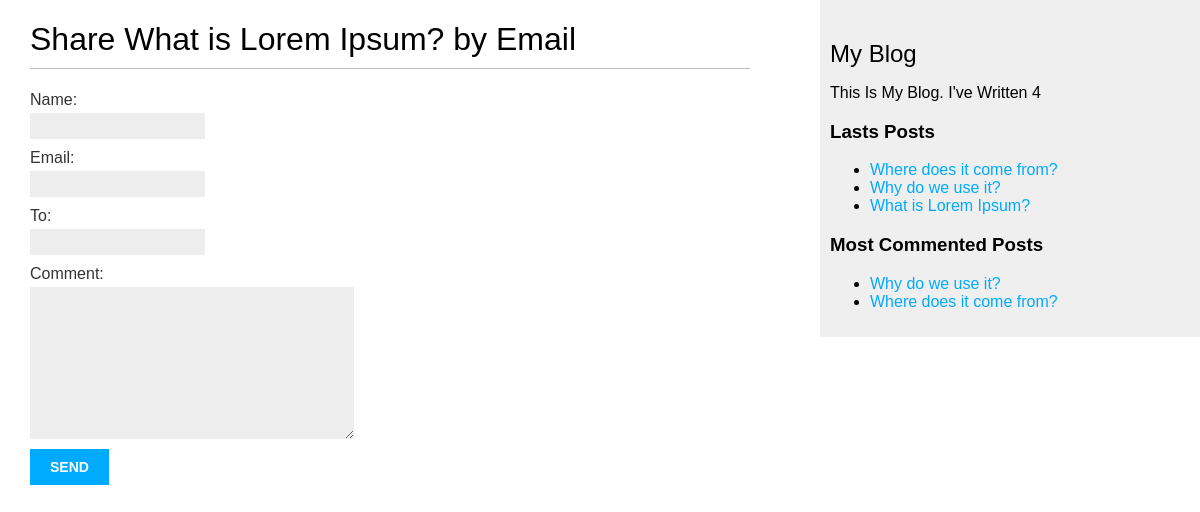
Before: /blog/2/share/ with the older database file.
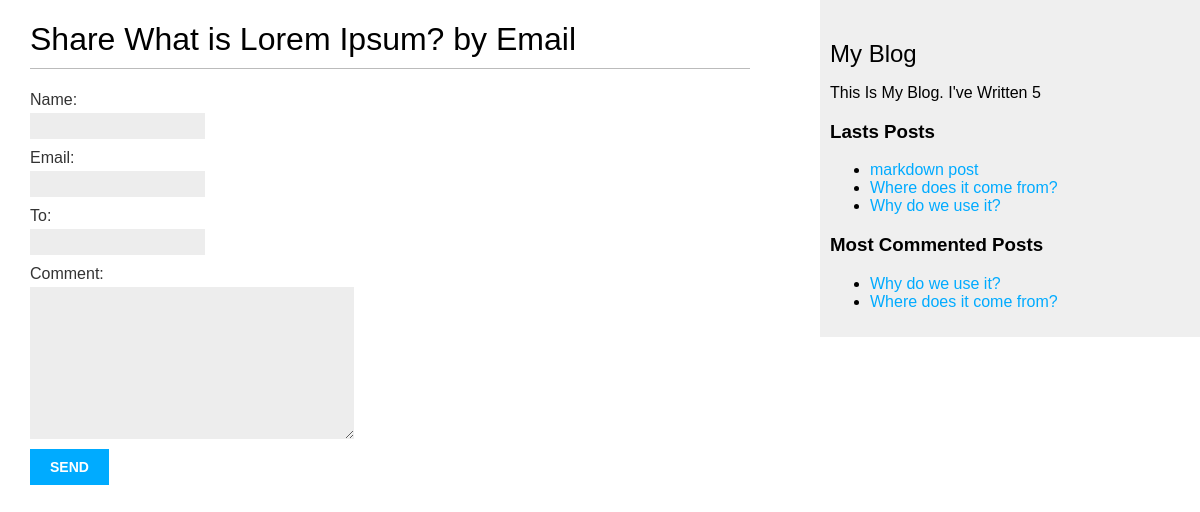
After: the same page with the newer database file.
### blog/models.py (models this page shows, shortened)
class Post(models.Model):
    class Status(models.TextChoices):
        DRAFT = 'DR' , 'Draft'
        PUBLISHED = 'PB' , 'Published'
    title = models.CharField(max_length=250)
    slug = models.SlugField(max_length=250,unique_for_date='publish')
    body = models.TextField()
    publish = models.DateTimeField(default=timezone.now)
    created = models.DateTimeField(auto_now_add=True)
    updated = models.DateTimeField(auto_now=True)
    status = models.CharField(max_length=2,choices=Status.choices,default=Status.DRAFT)
    author = models.ForeignKey(User,on_delete=models.CASCADE,related_name='blog_posts')
    tags = TaggableManager()
    class Meta:
        ordering = ['-publish']
        indexes = [
            models.Index(fields=['-publish']),
        ]
    def get_absolute_url(self):
        return reverse("blog:post_detail", args=[
            self.publish.year,
            self.publish.month,
            self.publish.day,
            self.slug,
        ])

### blog/views.py (the view)
# urls.py: path('<int:post_id>/share/',views.post_share,name='post_share'),
def post_share(request,post_id):
    post = get_object_or_404(Post,id=post_id,status=Post.Status.PUBLISHED)
    sent = False
    if request.method == 'POST':
        form = EmailPostForm(request.POST)
        if form.is_valid():
            cd = form.cleaned_data
            post_url = request.build_absolute_uri(post.get_absolute_url())
            subject = f"{cd['name']} recommendes you red {post.title}"
            message = f"read {post.title} at {post_url} \n {cd['name']}\'s comments : {cd['comment']}"
            send_mail(subject,message,'ammarbaha4@gmail.com',[cd['to']])
            sent = True
    else:
        form = EmailPostForm()
    return render(request,'blog/post/share.html',{'post':post,'form':form,'sent':sent})

### blog/forms.py
class EmailPostForm(forms.Form):
    name = forms.CharField(max_length=25)
    email = forms.EmailField()
    to = forms.EmailField()
    comment = forms.CharField(required=False,widget=forms.Textarea)

### blog/templatetags/blog_tags.py (called while the page is built)
@register.simple_tag
def total_posts():
    return Post.objects.count()

@register.inclusion_tag('blog/post/lastes_posts.html')
def show_lastes_posts(count=5):
    lastes_posts = Post.objects.order_by('-publish')[:count]
    return {'lastes_posts':lastes_posts}

@register.simple_tag
def get_most_commented_posts(count=5):
    return Post.objects.annotate(total_comments=Count('comments')).order_by('-total_comments')[:count]

### blog/templates/blog/post/share.html (shortened to what this page needs)
{% extends 'blog/base.html' %}
{% block content %}
  {% if sent %}
     <h1>E-mail Successfuly Sent</h1>
     <p> "{{post.title}}" was Successfuly sent to {{form.cleaned_data.to}}.</p>
  {% else %}
  <h1>Share {{post.title}} by Email</h1>
  <form method="POST">
    {{form.as_p}}
    <input value="send" type="submit">
  </form>
  {% endif %}
{% endblock %}

### blog/templates/blog/base.html (shortened to what this page needs)
{% load static %}
{% load blog_tags %}
<!DOCTYPE html>
<html lang="en">
<head>
    <link rel="stylesheet" href="{% static 'css/blog.css' %}">
</head>
<body>
    <div id="content">
        {% block content %}{% endblock %}
    </div>
    <div id="sidebar">
        <h2>My Blog</h2>
        <p>
            This Is My Blog.
            I've Written {% total_posts %}
        </p>
        <h3>Lasts Posts</h3>
         {% show_lastes_posts 3 %}
         {% get_most_commented_posts 2 as most_commented_posts %}
         <h3>Most Commented Posts</h3>
         <ul>
            {% for post in most_commented_posts %}
              <li>
                <a href="{{post.get_absolute_url}}">{{post.title}}</a>
              </li>
            {% endfor %}
         </ul>
    </div>
</body>
</html>

### blog/templates/blog/post/lastes_posts.html
<ul>
    {% for post in lastes_posts %}
        <li><a href="{{post.get_absolute_url}}">{{post.title}}</a></li>
    {% endfor %}
</ul>

Changed rows visible on the page:
no longer on one of the page's lists (row unchanged): Post: title "What is Lorem Ipsum?"
added Post: title "markdown post", shown under "Lasts Posts"
Other visible differences:
text no longer shown: "4"
text now shown: "5"
